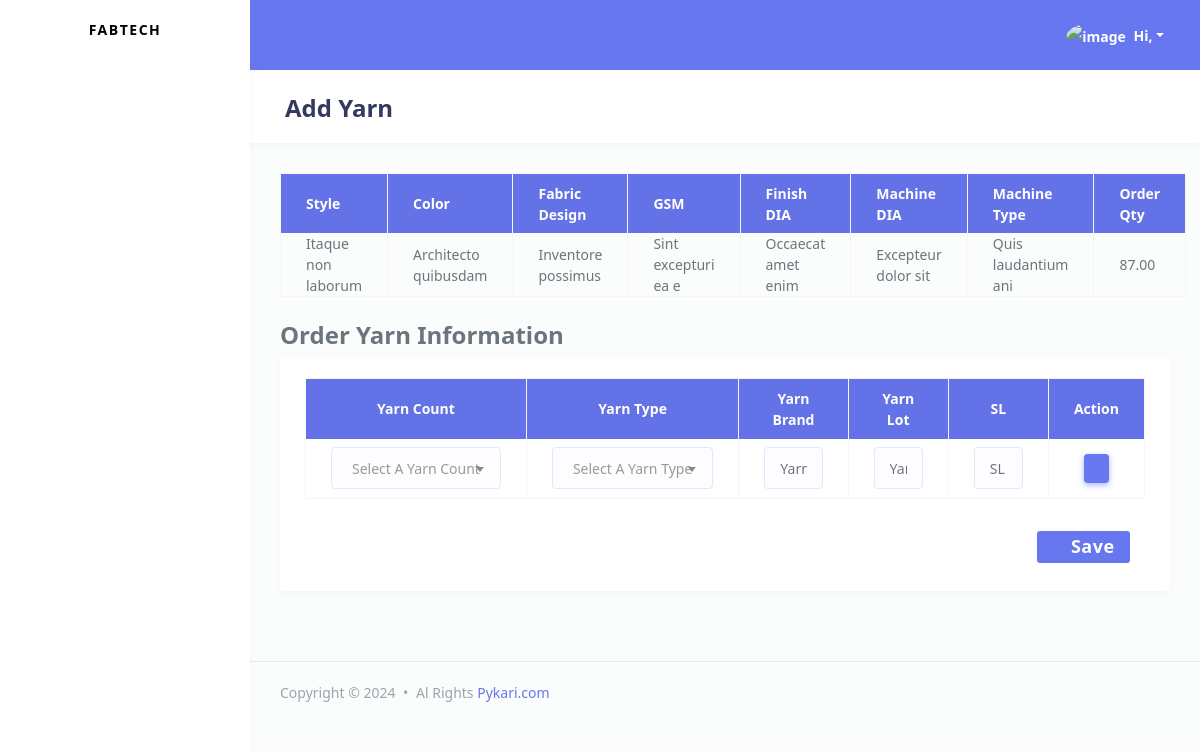
Page /fabricmanagement/add-yarn/1/1/ on the earlier database version.
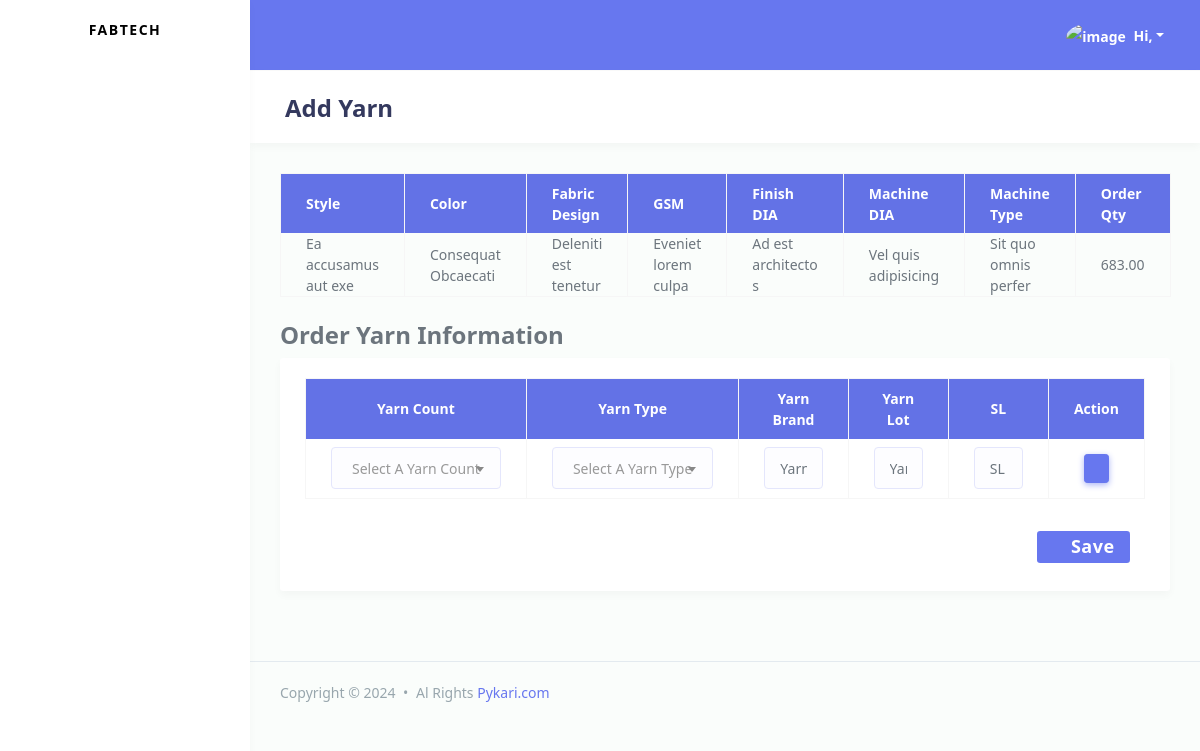
Same page on the later database version.
### fabricmanagement/models.py (models this page shows)
class OrderItem(models.Model):
    order_id = models.ForeignKey(Order, on_delete=models.CASCADE, db_index=True, related_name='items')
    style = models.CharField(max_length=244, db_index=True)
    color = models.CharField(max_length=233, db_index=True)
    fabric_design = models.CharField(max_length=233, db_index=True)
    gsm = models.CharField(max_length=233, db_index=True)
    finish_dia = models.CharField(max_length=233, db_index=True)
    machine_dia = models.CharField(max_length=233, db_index=True)
    machine_type = models.CharField(max_length=233, db_index=True)
    order_item_qty = models.DecimalField(max_digits=10, decimal_places=2, default=0)
    total_assign_qty = models.DecimalField(max_digits=10, decimal_places=2, default=0,null=True)
    total_produce_qty = models.DecimalField(max_digits=10, decimal_places=2, default=0,null=True)
    total_store_recv_qty = models.DecimalField(max_digits=10, decimal_places=2, default=0,null=True)
    total_store_del_qty = models.DecimalField(max_digits=10, decimal_places=2, default=0,null=True)
    total_challan_qty = models.DecimalField(max_digits=10, decimal_places=2, default=0,null=True)
    note = models.TextField()
    created_at = models.DateTimeField(auto_now_add=True)
    updated_at = models.DateTimeField(auto_now=True)
    class Meta:
        indexes = [
            models.Index(fields=['style']),
            models.Index(fields=['created_at']),
            models.Index(fields=['updated_at']),
        ]

### fabricmanagement/views.py (the view)
# urls.py: path('add-yarn/<int:order_id>/<int:item_id>/', views.add_yarn_view, name='add_yarn'),
def add_yarn_view(request, order_id, item_id):
    order = get_object_or_404(Order, id=order_id)
    item = get_object_or_404(OrderItem, id=item_id)
    context = {
        'order': order,
        'item': item,
    }
    return render(request,'fabricmanagement/add-yarn.html',context)

### fabricmanagement/templates/fabricmanagement/add-yarn.html (shortened to what this page needs)
{% extends "accounts/master/base.html" %}
{% block page_title %}
    Add Yarn
{% endblock page_title %}
{% block page_body %}
<table class="table table-bordered">
    <thead>
        <tr class="bg-primary text-white">
            <th class='text-white'>Style</th>
            <th class='text-white'>Color</th>
            <th class='text-white'>Fabric Design</th>
            <th class='text-white'>GSM</th>
            <th class='text-white'>Finish DIA</th>
            <th class='text-white'>Machine DIA</th>
            <th class='text-white'>Machine Type</th>
            <th class='text-white'>Order Qty</th>
        </tr>
    </thead>
    <tbody>
        <tr>
            <td>{{ item.style }}</td>
            <td>{{ item.color }}</td>
            <td>{{ item.fabric_design }}</td>
            <td>{{ item.gsm }}</td>
            <td>{{ item.finish_dia }}</td>
            <td>{{ item.machine_dia }}</td>
            <td>{{ item.machine_type }}</td>
            <td>{{ item.order_item_qty }}</td>
        </tr>
    </tbody>
</table>
<h4 class='mt-4'>Order Yarn Information</h4>
<div class="card">
    <div class="card-body">
        <form method="post" action="">
            <div class="table-responsive">
                <table class="table table-bordered text-center" id="yarn-information-table" width="100%">
                    <thead>
                        <tr class="bg-primary">
                            <th style="color:white">Yarn Count</th>
                            <th style="color:white">Yarn Type</th>
                            <th style="color:white">Yarn Brand</th>
                            <th style="color:white">Yarn Lot</th>
                            <th style="color:white">SL</th>
                            <th style="color:white">Action</th>
                        </tr>
                    </thead>
                    <tbody>
                        <tr>
                            <td>
                            </td>
                            <td>
                            </td>
                            <td>
                                <input class="form-control yarn_brand" id="yarn_brand" name="yarn_brand" type="text" placeholder="Yarn Brand">
                            </td>
                            <td>
                                <input class="form-control yarn_lot" id="yarn_lot" name="yarn_lot" type="text" placeholder="Yarn Lot">
                            </td>
                            <td>
                                <input class="form-control sl" id="sl" name="sl" type="text" placeholder="SL">
                            </td>
                            <td>
                                <button type="button" class="btn btn-sm btn-primary mx-2 add-row-btn">
                                    <i class="fas fa-plus"></i>
                                </button>
                            </td>
                        </tr>
                    </tbody>
                </table>
            </div>
            <div class="form-group fixed-input-width col-md-12 mt-3 pl-4 text-center">
                <button type="button" class="btn btn-sm bg-primary mb-2 float-right save-yarn text-white">
                    <i class="fas fa-save" style="font-size: 1.5em;"></i>
                    <span class="mx-2" style="font-size: 1.5em;">Save</span>
                </button>
            </div>
        </form>
    </div>
</div>
{% endblock page_body %}

Differences in the rows shown:
changed OrderItem: style "Itaque non laborum" → "Ea accusamus aut exe"; color "Architecto quibusdam" → "Consequat Obcaecati"; fabric_design "Inventore possimus" → "Deleniti est tenetur"; gsm "Sint excepturi ea e" → "Eveniet lorem culpa"; finish_dia "Occaecat amet enim" → "Ad est architecto s"; machine_dia "Excepteur dolor sit" → "Vel quis adipisicing"; machine_type "Quis laudantium ani" → "Sit quo omnis perfer"; order_item_qty "87.00" → "683.00"
